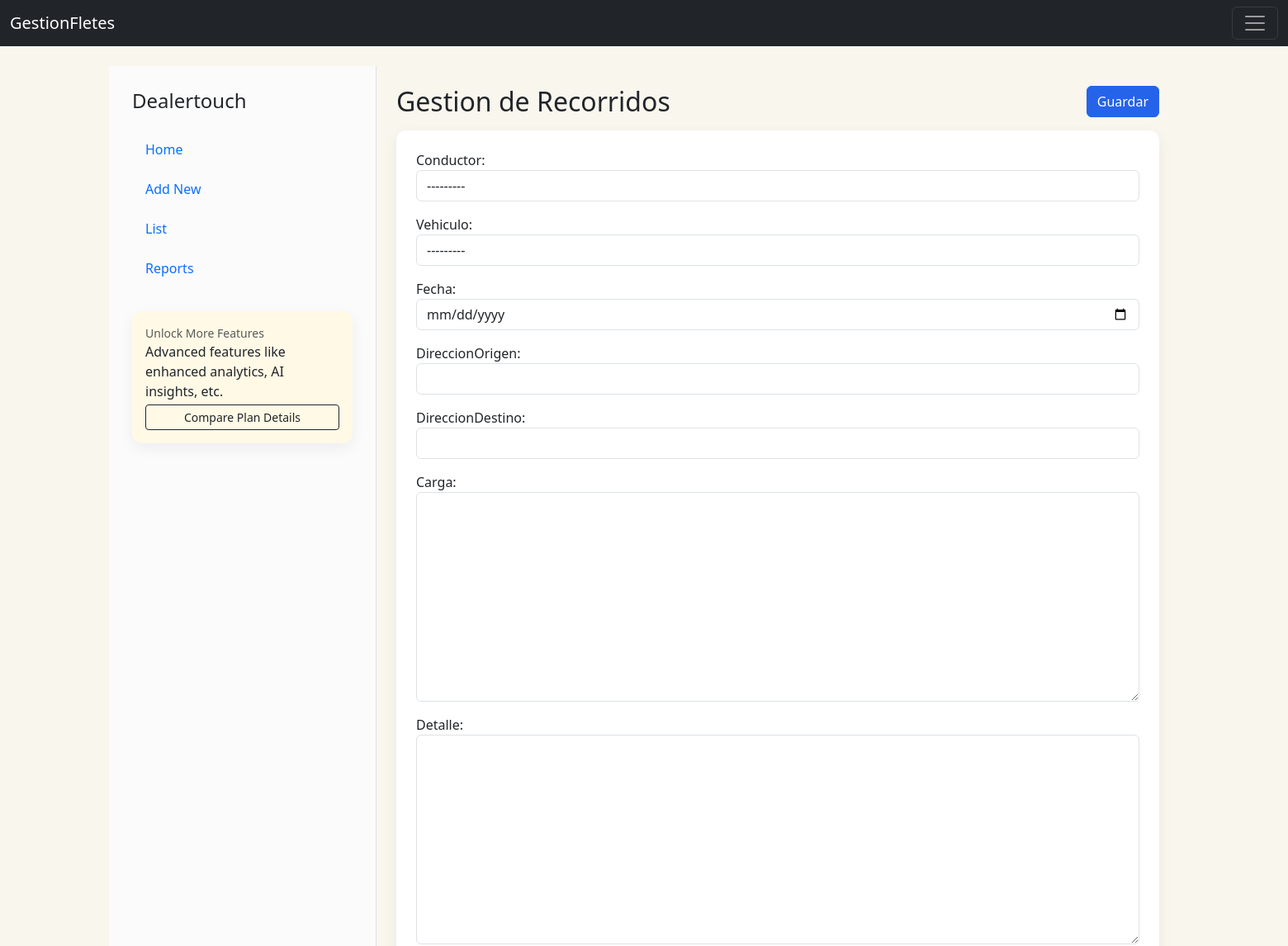
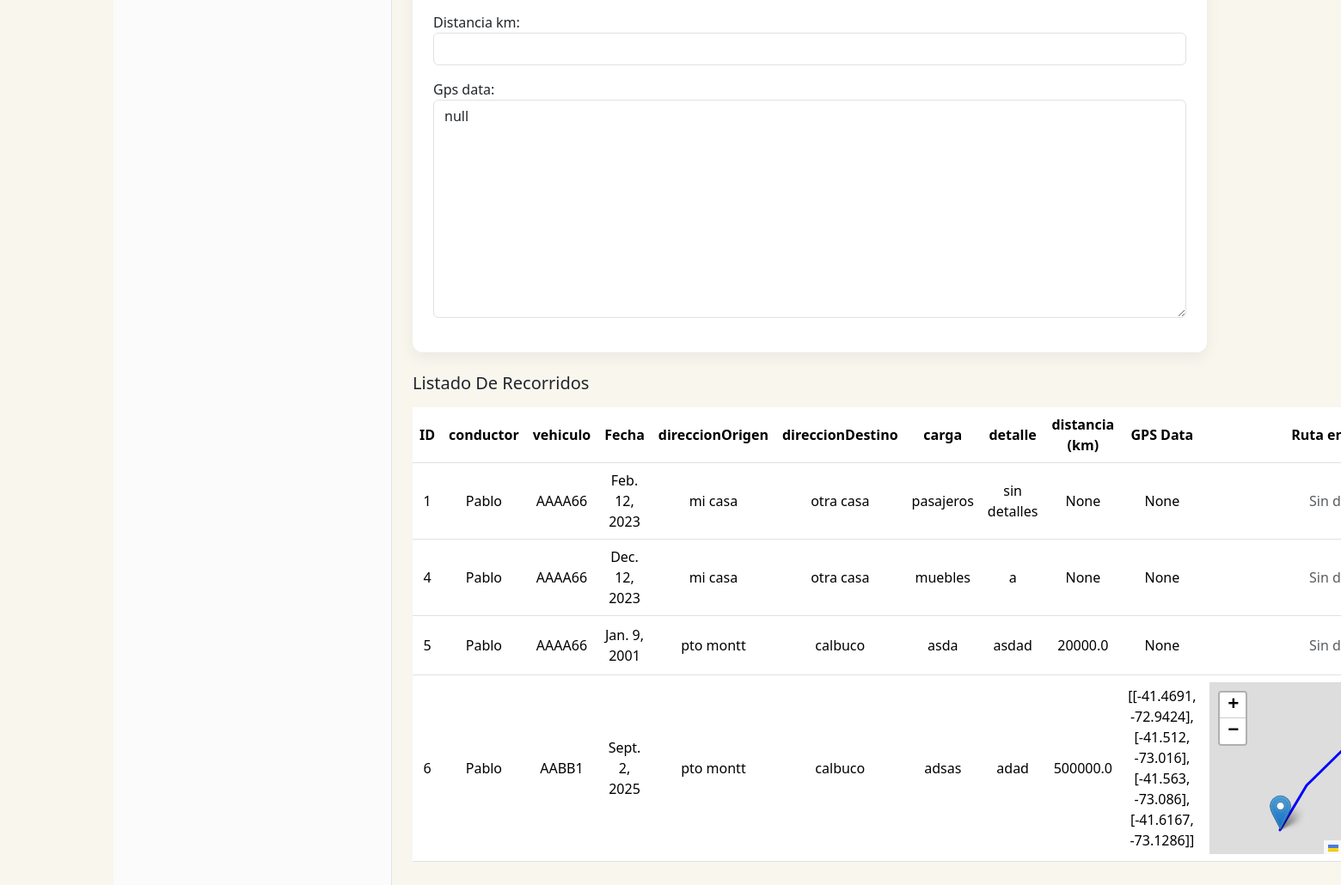
The app's page /recorridos/registrarRecorridos/ (signed in) with its own data (2 pictures, top to bottom).
### CrudRecorridos/models.py (models this page shows, shortened)
class Recorridos(models.Model):
    recorridoID = models.AutoField(primary_key=True)
    conductor = models.ForeignKey(Conductores, on_delete=models.CASCADE)
    vehiculo = models.ForeignKey(Vehiculos, on_delete=models.CASCADE)
    fecha = models.DateField()
    direccionOrigen = models.CharField(max_length=50)
    direccionDestino = models.CharField(max_length=50)
    carga = models.TextField(max_length=100)
    detalle = models.TextField(max_length=100, null=True)
    distancia_km = models.FloatField(null=True, blank=True, help_text='Distancia recorrida en km')
    gps_data = models.JSONField(null=True, blank=True, help_text='Datos GPS del recorrido (lista de puntos, GPX, etc)')

### CrudConductores/models.py (models this page shows)
class Conductores(models.Model):
    conductorID = models.AutoField(primary_key=True)
    rut = models.CharField(unique= True, max_length=10)
    nombre = models.CharField(max_length=30)
    apellido = models.CharField(max_length=30)
    fechaNacimiento = models.DateField()
    direccion = models.CharField(max_length=100)
    licencia = models.CharField(unique=True, max_length=10)
    def __str__(self):
        texto= "{0} {1} {2} {3} {4} {5} {6}"
        return texto.format(self.conductorID, self.rut, self.nombre, self.apellido, self.fechaNacimiento, self.direccion, self.licencia)

### CrudVehiculos/models.py (models this page shows)
class Vehiculos(models.Model):
    vehiculoID = models.AutoField(primary_key=True)
    patente = models.CharField(max_length=6, unique=True)
    marca = models.CharField(max_length=30)
    modelo = models.CharField(max_length=50)
    fechaAdquisicion = models.DateField()
    estado = models.CharField(max_length=10, choices=[('activo', 'Activo'),('inactivo', 'Inactivo'),], default='inactivo')
    comentario = models.TextField(max_length=200, blank=True, null=True)
    TIPO_BENCINA_CHOICES = [
        ('93', '93'),
        ('95', '95'),
        ('97', '97'),
        ('diesel', 'Diésel'),
    ]
    tipo_bencina = models.CharField(max_length=10, choices=TIPO_BENCINA_CHOICES, default='93')
    rendimiento = models.FloatField(help_text='Km por litro', default=10)
    def __str__(self):
        texto= "{0} {1} {2} {3} {4} {5} {6}"
        return texto.format(self.vehiculoID, self.patente, self.marca, self.modelo, self.fechaAdquisicion, self.estado, self.comentario)

### CrudRecorridos/views.py (the view)
# urls.py: path('registrarRecorridos/', views.registrarRecorridos,name='registrarRecorridos'),
@login_required
def registrarRecorridos(request):
    recorridos = Recorridos.objects.all()
    gasto_bencina = None
    precio_bencina = None
    if request.method == 'POST':
        form = RecorridosForm(request.POST)
        if form.is_valid():
            recorrido = form.save(commit=False)
            vehiculo = recorrido.vehiculo
            tipo_bencina = getattr(vehiculo, 'tipo_bencina', '93')
            rendimiento = getattr(vehiculo, 'rendimiento', 10)
            distancia = recorrido.distancia_km or 0
            precio_bencina = obtener_precio_bencina(tipo_bencina)
            if distancia > 0 and rendimiento > 0:
                gasto_bencina = round((distancia / rendimiento) * precio_bencina, 2)
            recorrido.save()
            messages.success(request, f'Recorrido Registrado Correctamente! Gasto estimado de bencina: ${gasto_bencina if gasto_bencina else "N/A"}')
            return redirect('registrarRecorridos')
        else:
            messages.error(request, 'Error al registrar el recorrido. Por favor, verificar los datos.')
            return render(request,'gestionRecorrido.html', {"form":form, "recorridos":recorridos, "gasto_bencina":gasto_bencina, "precio_bencina":precio_bencina})
    else:
        form = RecorridosForm()
        return render(request,'gestionRecorrido.html', {"form":form, "recorridos":recorridos, "gasto_bencina":gasto_bencina, "precio_bencina":precio_bencina})

### CrudRecorridos/forms.py
class RecorridosForm(forms.ModelForm):
    class Meta:
        model = Recorridos
        fields = ['conductor','vehiculo','fecha','direccionOrigen','direccionDestino','carga','detalle','distancia_km','gps_data']

### CrudRecorridos/templates/gestionRecorrido.html (shortened to what this page needs)
{% extends "partials/gestion_layout.html" %}
{% load widget_tweaks %}
{% block gestion_header %}
        <div class="d-flex align-items-start mb-3">
            <div>
                <h2 class="mb-0">Gestion de Recorridos</h2>
            </div>
            <div class="ms-auto">
                <button form="recorridosForm" type="submit" class="btn btn-primary">Guardar</button>
            </div>
        </div>
{% endblock %}
{% block gestion_body %}
        <form id="recorridosForm" action="{% url 'registrarRecorridos' %}" method="post">
            <div class="mb-3">{{ form.conductor.label_tag }}{% render_field form.conductor class="form-control" %}</div>
            <div class="mb-3">{{ form.vehiculo.label_tag }}{% render_field form.vehiculo class="form-control" %}</div>
            <div class="mb-3">{{ form.fecha.label_tag }}{% render_field form.fecha class="form-control" type="date" %}</div>
            <div class="mb-3">{{ form.direccionOrigen.label_tag }}{% render_field form.direccionOrigen class="form-control" %}</div>
            <div class="mb-3">{{ form.direccionDestino.label_tag }}{% render_field form.direccionDestino class="form-control" %}</div>
            <div class="mb-3">{{ form.carga.label_tag }}{% render_field form.carga class="form-control" %}</div>
            <div class="mb-3">{{ form.detalle.label_tag }}{% render_field form.detalle class="form-control" %}</div>
            <div class="mb-3">{{ form.distancia_km.label_tag }}{% render_field form.distancia_km class="form-control" %}</div>
            <div class="mb-3">{{ form.gps_data.label_tag }}{% render_field form.gps_data class="form-control" placeholder="JSON, GPX, KML, etc." %}</div>
        </form>
    {% endblock %}
    {% block gestion_after %}
        <h5>Listado De Recorridos</h5>
        <link rel="stylesheet" href="https://unpkg.com/leaflet/dist/leaflet.css" />
        <div class="table responsive py-2">
            <table class="table table-hover">
                <thead>
                    <tr>
                        <th>ID</th>
                        <th>conductor</th>
                        <th>vehiculo</th>
                        <th>Fecha</th>
                        <th>direccionOrigen</th>
                        <th>direccionDestino</th>
                        <th>carga</th>
                        <th>detalle</th>
                        <th>distancia (km)</th>
                        <th>GPS Data</th>
                        <th>Ruta en Mapa</th>
                    </tr>
                </thead>
                <tbody>
                    {% for recorrido in recorridos %}
                        <tr>
                            <td>{{recorrido.recorridoID}}</td>
                            <td>{{recorrido.conductor.nombre}}</td>
                            <td>{{recorrido.vehiculo.patente}}</td>
                            <td>{{recorrido.fecha}}</td>
                            <td>{{recorrido.direccionOrigen}}</td>
                            <td>{{recorrido.direccionDestino}}</td>
                            <td>{{recorrido.carga}}</td>
                            <td>{{recorrido.detalle}}</td>
                            <td>{{recorrido.distancia_km}}</td>
                            <td>{{recorrido.gps_data}}</td>
                            <td>
                                {% if recorrido.gps_data %}
                                    <div id="map{{recorrido.recorridoID}}" style="height:200px;width:300px;"></div>
                                {% else %}
                                    <span class="text-muted">Sin datos</span>
                                {% endif %}
                            </td>
                        </tr>
                    {% empty %}
                        <tr><td colspan="14">No recorridos registrados.</td></tr>
                    {% endfor %}
                </tbody>
            </table>
        </div>
    {% endblock %}

### Home/static/css/gestionFletes.css (style rules this page uses)
th, td { text-align: center; vertical-align: middle; }
body { background-color: #F9F6EE; }
.btn-primary { background: #2563eb; border-color:#2563eb }

### records on screen
Recorridos: recorridoID "1", conductor.nombre "Pablo", vehiculo.patente "AAAA66", fecha "Feb. 12, 2023", direccionOrigen "mi casa", direccionDestino "otra casa", carga "pasajeros", detalle "sin detalles", distancia_km "None", gps_data "None", shows "Sin…"
Recorridos: recorridoID "4", conductor.nombre "Pablo", vehiculo.patente "AAAA66", fecha "Dec. 12, 2023", direccionOrigen "mi casa", direccionDestino "otra casa", carga "muebles", detalle "a", distancia_km "None", gps_data "None", shows "Sin…"
Recorridos: recorridoID "5", conductor.nombre "Pablo", vehiculo.patente "AAAA66", fecha "Jan. 9, 2001", direccionOrigen "pto montt", direccionDestino "calbuco", carga "asda", detalle "asdad", distancia_km "20000.0", gps_data "None", shows "Sin…"
Recorridos: recorridoID "6", conductor.nombre "Pablo", vehiculo.patente "AABB1", fecha "Sept. 2, 2025", direccionOrigen "pto montt", direccionDestino "calbuco", carga "adsas", detalle "adad", distancia_km "500000.0", gps_data "[[-41.4691, -72.9424], [-41.512, -73.016], [-41.563, -73.086], [-41.6167, -73.1286]]"
